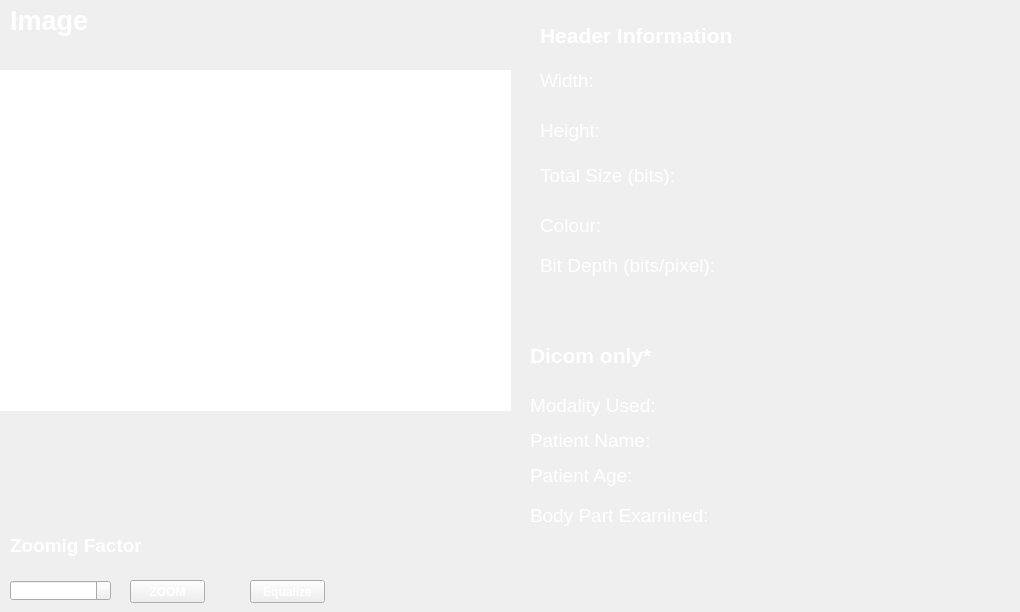
    <widget class="QWidget" name="tab">
     <attribute name="title">
      <string>Home</string>
     </attribute>
     <widget class="QLabel" name="body_part">
      <property name="geometry">
       <rect>
        <x>740</x>
        <y>500</y>
        <width>251</width>
        <height>31</height>
       </rect>
      </property>
      <property name="font">
       <font>
        <pointsize>14</pointsize>
       </font>
      </property>
      <property name="styleSheet">
       <string notr="true">color: rgb(255, 255, 255);</string>
      </property>
      <property name="text">
       <string/>
      </property>
     </widget>
     <widget class="QPushButton" name="zoomButton">
      <property name="geometry">
       <rect>
        <x>130</x>
        <y>580</y>
        <width>75</width>
        <height>23</height>
       </rect>
      </property>
      <property name="font">
       <font>
        <weight>75</weight>
        <bold>true</bold>
       </font>
      </property>
      <property name="styleSheet">
       <string notr="true">color: rgb(255, 255, 255);
</string>
      </property>
      <property name="text">
       <string>ZOOM</string>
      </property>
     </widget>
     <widget class="QLabel" name="label_13">
      <property name="geometry">
       <rect>
        <x>10</x>
        <y>530</y>
        <width>151</width>
        <height>31</height>
       </rect>
      </property>
      <property name="font">
       <font>
        <pointsize>14</pointsize>
        <weight>75</weight>
        <bold>true</bold>
       </font>
      </property>
      <property name="styleSheet">
       <string notr="true">color: rgb(255, 255, 255);</string>
      </property>
      <property name="text">
       <string>Zoomig Factor</string>
      </property>
     </widget>
     <widget class="QLabel" name="label_6">
      <property name="geometry">
       <rect>
        <x>540</x>
        <y>160</y>
        <width>171</width>
        <height>31</height>
       </rect>
      </property>
      <property name="font">
       <font>
        <pointsize>14</pointsize>
       </font>
      </property>
      <property name="styleSheet">
       <string notr="true">color: rgb(255, 255, 255);</string>
      </property>
      <property name="text">
       <string>Total Size (bits):</string>
      </property>
     </widget>
     <widget class="QLabel" name="label_2">
      <property name="geometry">
       <rect>
        <x>540</x>
        <y>0</y>
        <width>321</width>
        <height>71</height>
       </rect>
      </property>
      <property name="font">
       <font>
        <pointsize>16</pointsize>
        <weight>75</weight>
        <bold>true</bold>
       </font>
      </property>
      <property name="styleSheet">
       <string notr="true">color: rgb(255, 255, 255);</string>
      </property>
      <property name="text">
       <string>Header Information</string>
      </property>
     </widget>
     <widget class="QLabel" name="label_10">
      <property name="geometry">
       <rect>
        <x>530</x>
        <y>460</y>
        <width>131</width>
        <height>31</height>
       </rect>
      </property>
      <property name="font">
       <font>
        <pointsize>14</pointsize>
       </font>
      </property>
      <property name="styleSheet">
       <string notr="true">color: rgb(255, 255, 255);</string>
      </property>
      <property name="text">
       <string>Patient Age:</string>
      </property>
     </widget>
     <widget class="QLabel" name="label_9">
      <property name="geometry">
       <rect>
        <x>530</x>
        <y>430</y>
        <width>151</width>
        <height>21</height>
       </rect>
      </property>
      <property name="font">
       <font>
        <pointsize>14</pointsize>
       </font>
      </property>
      <property name="styleSheet">
       <string notr="true">color: rgb(255, 255, 255);</string>
      </property>
      <property name="text">
       <string>Patient Name:</string>
      </property>
     </widget>
     <widget class="QLabel" name="label_7">
      <property name="geometry">
       <rect>
        <x>540</x>
        <y>210</y>
        <width>81</width>
        <height>31</height>
       </rect>
      </property>
      <property name="font">
       <font>
        <pointsize>14</pointsize>
       </font>
      </property>
      <property name="styleSheet">
       <string notr="true">color: rgb(255, 255, 255);</string>
      </property>
      <property name="text">
       <string>Colour:</string>
      </property>
     </widget>
     <widget class="QLabel" name="label_11">
      <property name="geometry">
       <rect>
        <x>530</x>
        <y>500</y>
        <width>211</width>
        <height>31</height>
       </rect>
      </property>
      <property name="font">
       <font>
        <pointsize>14</pointsize>
       </font>
      </property>
      <property name="styleSheet">
       <string notr="true">color: rgb(255, 255, 255);</string>
      </property>
      <property name="text">
       <string>Body Part Examined:</string>
      </property>
     </widget>
     <widget class="QLabel" name="label_5">
      <property name="geometry">
       <rect>
        <x>540</x>
        <y>110</y>
        <width>81</width>
        <height>41</height>
       </rect>
      </property>
      <property name="font">
       <font>
        <pointsize>14</pointsize>
       </font>
      </property>
      <property name="styleSheet">
       <string notr="true">color: rgb(255, 255, 255);</string>
      </property>
      <property name="text">
       <string>Height:</string>
      </property>
     </widget>
     <widget class="QLabel" name="label_4">
      <property name="geometry">
       <rect>
        <x>540</x>
        <y>70</y>
        <width>81</width>
        <height>21</height>
       </rect>
      </property>
      <property name="font">
       <font>
        <pointsize>14</pointsize>
       </font>
      </property>
      <property name="styleSheet">
       <string notr="true">color: rgb(255, 255, 255);</string>
      </property>
      <property name="text">
       <string>Width: </string>
      </property>
     </widget>
     <widget class="QLabel" name="total_size">
      <property name="geometry">
       <rect>
        <x>710</x>
        <y>160</y>
        <width>251</width>
        <height>31</height>
       </rect>
      </property>
      <property name="font">
       <font>
        <pointsize>14</pointsize>
       </font>
      </property>
      <property name="styleSheet">
       <string notr="true">color: rgb(255, 255, 255);</string>
      </property>
      <property name="text">
       <string/>
      </property>
     </widget>
     <widget class="QLabel" name="label_12">
      <property name="geometry">
       <rect>
        <x>540</x>
        <y>250</y>
        <width>221</width>
        <height>31</height>
       </rect>
      </property>
      <property name="font">
       <font>
        <pointsize>14</pointsize>
       </font>
      </property>
      <property name="styleSheet">
       <string notr="true">color: rgb(255, 255, 255);</string>
      </property>
      <property name="text">
       <string>Bit Depth (bits/pixel):</string>
      </property>
     </widget>
     <widget class="QLabel" name="height">
      <property name="geometry">
       <rect>
        <x>620</x>
        <y>110</y>
        <width>251</width>
        <height>31</height>
       </rect>
      </property>
      <property name="font">
       <font>
        <pointsize>14</pointsize>
       </font>
      </property>
      <property name="styleSheet">
       <string notr="true">color: rgb(255, 255, 255);</string>
      </property>
      <property name="text">
       <string/>
      </property>
     </widget>
     <widget class="QDoubleSpinBox" name="doubleSpinBox">
      <property name="geometry">
       <rect>
        <x>10</x>
        <y>580</y>
        <width>101</width>
        <height>21</height>
       </rect>
      </property>
      <property name="styleSheet">
       <string notr="true">color: rgb(255, 255, 255);</string>
      </property>
      <property name="maximum">
       <double>500.000000000000000</double>
      </property>
     </widget>
     <widget class="QLabel" name="label_8">
      <property name="geometry">
       <rect>
        <x>530</x>
        <y>390</y>
        <width>151</width>
        <height>31</height>
       </rect>
      </property>
      <property name="font">
       <font>
        <pointsize>14</pointsize>
       </font>
      </property>
      <property name="styleSheet">
       <string notr="true">color: rgb(255, 255, 255);</string>
      </property>
      <property name="text">
       <string>Modality Used:</string>
      </property>
     </widget>
     <widget class="QLabel" name="label_3">
      <property name="geometry">
       <rect>
        <x>530</x>
        <y>330</y>
        <width>231</width>
        <height>51</height>
       </rect>
      </property>
      <property name="font">
       <font>
        <pointsize>16</pointsize>
        <weight>75</weight>
        <bold>true</bold>
       </font>
      </property>
      <property name="styleSheet">
       <string notr="true">color: rgb(255, 255, 255);</string>
      </property>
      <property name="text">
       <string>Dicom only*</string>
      </property>
     </widget>
     <widget class="QLabel" name="age">
      <property name="geometry">
       <rect>
        <x>660</x>
        <y>460</y>
        <width>251</width>
        <height>31</height>
       </rect>
      </property>
      <property name="font">
       <font>
        <pointsize>14</pointsize>
       </font>
      </property>
      <property name="styleSheet">
       <string notr="true">color: rgb(255, 255, 255);</string>
      </property>
      <property name="text">
       <string/>
      </property>
     </widget>
     <widget class="QLabel" name="modality">
      <property name="geometry">
       <rect>
        <x>680</x>
        <y>390</y>
        <width>251</width>
        <height>31</height>
       </rect>
      </property>
      <property name="font">
       <font>
        <pointsize>14</pointsize>
       </font>
      </property>
      <property name="styleSheet">
       <string notr="true">color: rgb(255, 255, 255);</string>
      </property>
      <property name="text">
       <string/>
      </property>
     </widget>
     <widget class="QLabel" name="bit_depth_label">
      <property name="geometry">
       <rect>
        <x>770</x>
        <y>250</y>
        <width>241</width>
        <height>31</height>
       </rect>
      </property>
      <property name="font">
       <font>
        <pointsize>14</pointsize>
       </font>
      </property>
      <property name="styleSheet">
       <string notr="true">color: rgb(255, 255, 255);</string>
      </property>
      <property name="text">
       <string/>
      </property>
     </widget>
     <widget class="QLabel" name="name">
      <property name="geometry">
       <rect>
        <x>680</x>
        <y>420</y>
        <width>251</width>
        <height>31</height>
       </rect>
      </property>
      <property name="font">
       <font>
        <pointsize>14</pointsize>
       </font>
      </property>
      <property name="styleSheet">
       <string notr="true">color: rgb(255, 255, 255);</string>
      </property>
      <property name="text">
       <string/>
      </property>
     </widget>
     <widget class="QLabel" name="label">
      <property name="geometry">
       <rect>
        <x>10</x>
        <y>0</y>
        <width>241</width>
        <height>41</height>
       </rect>
      </property>
      <property name="font">
       <font>
        <pointsize>20</pointsize>
        <weight>75</weight>
        <bold>true</bold>
       </font>
      </property>
      <property name="styleSheet">
       <string notr="true">color: rgb(255, 255, 255);
</string>
      </property>
      <property name="text">
       <string>Image</string>
      </property>
     </widget>
     <widget class="QLabel" name="width">
      <property name="geometry">
       <rect>
        <x>620</x>
        <y>60</y>
        <width>251</width>
        <height>31</height>
       </rect>
      </property>
      <property name="font">
       <font>
        <pointsize>14</pointsize>
       </font>
      </property>
      <property name="styleSheet">
       <string notr="true">color: rgb(255, 255, 255);</string>
      </property>
      <property name="text">
       <string/>
      </property>
     </widget>
     <widget class="QLabel" name="colour">
      <property name="geometry">
       <rect>
        <x>620</x>
        <y>210</y>
        <width>251</width>
        <height>31</height>
       </rect>
      </property>
      <property name="font">
       <font>
        <pointsize>14</pointsize>
       </font>
      </property>
      <property name="styleSheet">
       <string notr="true">color: rgb(255, 255, 255);</string>
      </property>
      <property name="text">
       <string/>
      </property>
     </widget>
     <widget class="QGraphicsView" name="graphicsView">
      <property name="geometry">
       <rect>
        <x>0</x>
        <y>70</y>
        <width>511</width>
        <height>341</height>
       </rect>
      </property>
      <property name="styleSheet">
       <string notr="true">QGraphicsView{ border-width: 0px;
border-style: solid;
}</string>
      </property>
     </widget>
     <widget class="QPushButton" name="equalizeButton">
      <property name="geometry">
       <rect>
        <x>250</x>
        <y>580</y>
        <width>75</width>
        <height>23</height>
       </rect>
      </property>
      <property name="font">
       <font>
        <weight>75</weight>
        <bold>true</bold>
       </font>
      </property>
      <property name="styleSheet">
       <string notr="true">color: rgb(255, 255, 255);</string>
      </property>
      <property name="text">
       <string>Equalize</string>
      </property>
     </widget>
    </widget>
